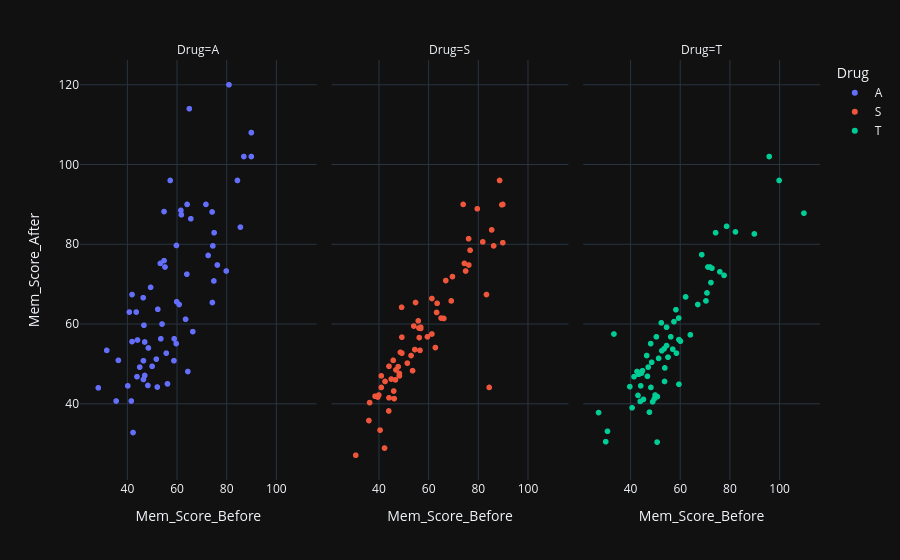

Notebook code cell kept with this figure:
### Markdown cell above
Across all three drug groups, participants in the Happy priming condition consistently achieved higher memory scores after treatment compared to those in the Sad group. Alprazolam (A) shows the strongest boost from Happy priming, indicating the greatest interaction effect between drug type and emotional state on memory recall.

### Code cell
fig = px.scatter(cleaned_data, x="Mem_Score_Before", y="Mem_Score_After", color="Drug", facet_col="Drug",
           color_continuous_scale=px.colors.sequential.Viridis, render_mode="webgl")
fig.show()

### Figure 1 — Plotly figure (JSON) as saved in the notebook; plotly's stock layout.template omitted (floating-point values rounded to 4 significant figures)
{"data": [{"hovertemplate": "Drug=A<br>Mem_Score_Before=%{x}<br>Mem_Score_After=%{y}<extra></extra>", "legendgroup": "A", "marker": {"color": "#636efa", "symbol": "circle"}, "mode": "markers", "name": "A", "showlegend": true, "type": "scattergl", "x": [63.5, 41.6, 59.7, 51.7, 47.0, 66.4, 44.1, 76.3, 56.2, 54.8, 90.0, 52.3, 35.5, 85.6, 42.3, 53.5, 48.3, 64.0, 74.3, 45.0, 52.1, 79.9, 55.7, 46.5, 48.5, 47.0, 75.0, 90.0, 43.9, 74.9, 74.5, 58.9, 36.4, 58.8, 59.9, 40.2, 74.2, 50.0, 84.4, 40.8, 87.0, 46.5, 64.4, 90.0, 60.9, 46.4, 55.2, 61.8, 65.0, 28.3, 41.9, 49.4, 43.6, 71.7, 54.8, 41.9, 81.0, 46.7, 31.7, 65.6, 57.3, 72.6, 54.0, 61.6, 59.8, 64.1, 53.3], "xaxis": "x", "y": [61.2, 40.7, 55.1, 51.2, 47.1, 58.1, 56.0, 74.8, 45.0, 75.9, 102.0, 63.7, 40.7, 84.3, 32.8, 56.3, 44.6, 72.5, 65.4, 49.2, 44.2, 73.3, 52.7, 46.1, 54.0, 55.5, 82.9, 108.0, 46.8, 70.8, 79.6, 56.3, 50.9, 50.8, 65.6, 44.5, 88.1, 49.4, 96.0, 63.0, 102.0, 50.8, 48.1, 108.0, 64.9, 66.6, 74.3, 87.4, 114.0, 44.0, 55.6, 69.2, 63.0, 90.0, 88.2, 67.4, 120.0, 59.7, 53.4, 86.4, 96.0, 77.2, 60.0, 88.5, 79.7, 90.0, 75.2], "yaxis": "y"}, {"hovertemplate": "Drug=S<br>Mem_Score_Before=%{x}<br>Mem_Score_After=%{y}<extra></extra>", "legendgroup": "S", "marker": {"color": "#EF553B", "symbol": "circle"}, "mode": "markers", "name": "S", "showlegend": true, "type": "scattergl", "x": [75.0, 90.0, 49.2, 54.5, 49.3, 66.2, 56.2, 46.9, 45.8, 41.0, 65.1, 76.2, 39.6, 48.3, 42.5, 56.9, 74.0, 63.3, 53.0, 44.1, 59.6, 46.7, 36.0, 54.8, 63.5, 54.1, 46.0, 67.0, 86.3, 48.7, 76.8, 30.7, 48.3, 61.4, 51.5, 46.2, 41.0, 38.5, 79.7, 56.3, 85.5, 76.3, 84.5, 69.2, 56.6, 44.0, 45.0, 83.4, 62.8, 42.3, 44.1, 40.5, 55.9, 89.6, 53.6, 74.5, 90.0, 61.4, 36.3, 47.8, 56.9, 69.7, 88.7, 49.3, 81.9, 40.0], "xaxis": "x2", "y": [73.3, 90.0, 64.2, 53.6, 56.7, 61.4, 59.0, 48.5, 50.9, 44.1, 61.5, 81.4, 41.7, 47.6, 45.6, 59.2, 90.0, 62.9, 52.1, 49.4, 56.8, 46.0, 35.8, 65.4, 65.2, 59.5, 43.2, 70.9, 79.6, 52.9, 78.5, 27.1, 47.0, 66.4, 50.2, 41.3, 47.0, 41.9, 88.9, 56.6, 83.6, 74.8, 44.1, 65.8, 53.4, 38.2, 46.2, 67.4, 54.1, 28.9, 41.5, 33.4, 60.8, 89.9, 48.3, 75.2, 80.4, 57.5, 40.3, 49.3, 58.9, 71.9, 96.0, 52.7, 80.6, 42.2], "yaxis": "y2"}, {"hovertemplate": "Drug=T<br>Mem_Score_Before=%{x}<br>Mem_Score_After=%{y}<extra></extra>", "legendgroup": "T", "marker": {"color": "#00cc96", "symbol": "circle"}, "mode": "markers", "name": "T", "showlegend": true, "type": "scattergl", "x": [46.9, 51.4, 50.5, 50.0, 96.0, 62.3, 48.6, 49.0, 48.3, 50.9, 47.7, 45.3, 72.9, 40.7, 59.5, 70.5, 27.2, 64.2, 58.6, 56.3, 47.2, 82.4, 76.1, 53.9, 44.2, 100.0, 78.8, 57.1, 55.2, 54.6, 52.7, 48.2, 41.5, 70.9, 30.1, 33.4, 46.6, 43.4, 44.5, 77.8, 42.7, 53.8, 57.6, 44.0, 44.9, 52.5, 49.7, 59.6, 58.4, 67.2, 54.6, 72.1, 59.6, 60.2, 74.4, 110.0, 90.0, 68.8, 39.8, 50.8, 71.3, 72.5, 30.8, 53.6, 43.1], "xaxis": "x3", "y": [46.9, 51.4, 56.8, 42.2, 102.0, 66.8, 50.4, 40.5, 44.1, 41.8, 37.9, 41.1, 74.0, 39.0, 61.5, 65.8, 37.8, 57.3, 52.7, 56.8, 49.2, 83.1, 73.1, 49.0, 44.5, 96.0, 84.5, 53.7, 51.7, 54.6, 53.3, 55.1, 46.8, 67.8, 30.5, 57.5, 52.1, 47.4, 47.7, 72.2, 48.1, 45.6, 60.6, 40.6, 48.3, 60.3, 41.3, 56.1, 63.6, 64.9, 59.2, 74.3, 44.9, 55.7, 82.9, 87.8, 82.6, 77.4, 44.3, 30.4, 74.3, 70.4, 33.1, 53.8, 42.1], "yaxis": "y3"}], "layout": {"annotations": [{"font": {}, "showarrow": false, "text": "Drug=A", "x": 0.16, "xanchor": "center", "xref": "paper", "y": 1.0, "yanchor": "bottom", "yref": "paper"}, {"font": {}, "showarrow": false, "text": "Drug=S", "x": 0.5, "xanchor": "center", "xref": "paper", "y": 1.0, "yanchor": "bottom", "yref": "paper"}, {"font": {}, "showarrow": false, "text": "Drug=T", "x": 0.84, "xanchor": "center", "xref": "paper", "y": 1.0, "yanchor": "bottom", "yref": "paper"}], "legend": {"title": {"text": "Drug"}, "tracegroupgap": 0}, "margin": {"t": 60}, "xaxis": {"anchor": "y", "domain": [0.0, 0.32], "title": {"text": "Mem_Score_Before"}}, "xaxis2": {"anchor": "y2", "domain": [0.34, 0.66], "matches": "x", "title": {"text": "Mem_Score_Before"}}, "xaxis3": {"anchor": "y3", "domain": [0.68, 1.0], "matches": "x", "title": {"text": "Mem_Score_Before"}}, "yaxis": {"anchor": "x", "domain": [0.0, 1.0], "title": {"text": "Mem_Score_After"}}, "yaxis2": {"anchor": "x2", "domain": [0.0, 1.0], "matches": "y", "showticklabels": false}, "yaxis3": {"anchor": "x3", "domain": [0.0, 1.0], "matches": "y", "showticklabels": false}}}
